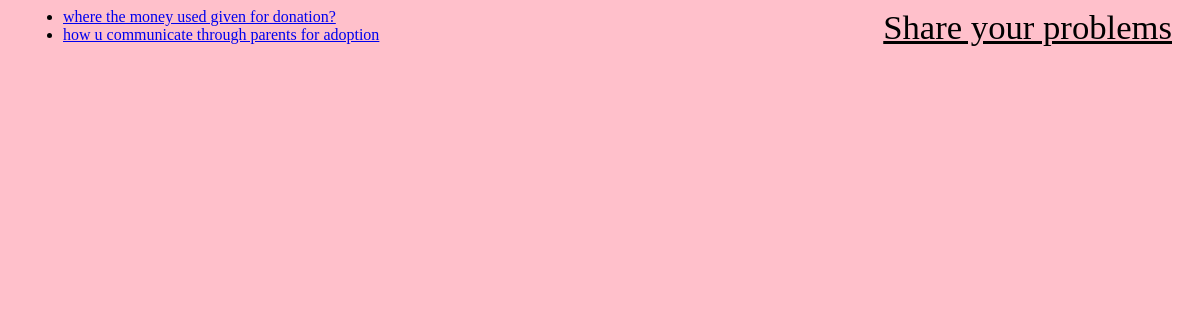
Page /CWC/index/ on the committed database.
### child/models.py (models this page shows, shortened)
class Question(models.Model):
	question_text=models.CharField(max_length=200)
	pub_date=models.DateTimeField("date published")

### child/views.py (the view)
# urls.py: path('CWC/index/',views.index,name='index'),
def index(request):
    latest_question=Question.objects.order_by("-pub_date")[:5]
    context={"latest_question":latest_question}
    return render(request,"child/index.html",context)

### child/templates/child/index.html
{% load static %}
 <link rel="stylesheet" href="{% static 'blog/blog.css' %}">
<a href="{% url 'addquestion' %}" class="top-menu">Share your problems</a>
{% if latest_question %}
<ul>
{% for question in latest_question %}
<li><a href ={% url "detail" question.id %}>{{question.question_text}}</a></li>
{% endfor %}
</ul>
{% else %}
<p> No poles are availible</p>
{% endif %}

### child/static/child/blog.css (style rules this page uses)
.top-menu, .top-menu:hover, .top-menu:visited { color: red; float: right; font-size: 26pt; margin-right: 20px; }
.top-menu, .top-menu:hover, .top-menu:visited { color: black; float: right; font-size: 26pt; margin-right: 20px; }

### rows in the picture
Question: question_text "where the money used given for donation?"
Question: question_text "how u communicate through parents for adoption"
